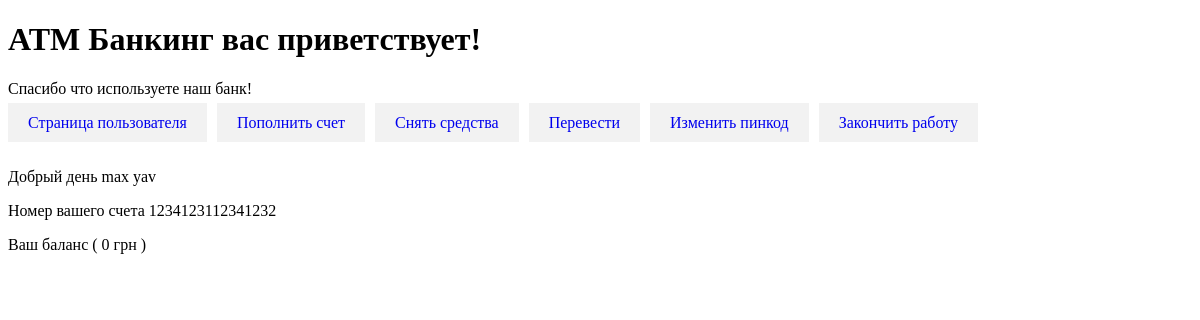
/user-page.php (signed in), run on the app's committed database.
### tables this page shows
CREATE TABLE `users` (
  `id` int NOT NULL,
  `name` varchar(10) NOT NULL,
  `surname` varchar(20) NOT NULL,
  `bill_number` bigint NOT NULL,
  `hash` char(60) NOT NULL,
  `balance` bigint NOT NULL DEFAULT '0'
);

### app/view.class.php (called while the page is built, shortened)
<?PHP
class View {
    protected $_template;
    public function __construct($template)
    {
        if (file_exists($template))
        {
            $this->_template = $template;
        }
        else
        {
            exit('File ' . $template . ' not exists.');
        }
    }
    public function block($template_block, array $data = NULL)
    {
        if (file_exists($template_block))
        {
            if ($data !== NULL) extract($data);
            require $template_block;
            $out = ob_get_contents();
            return $out;
        }
        else
        {
            return 'File ' . $template_block . ' not exists.';
        }
    }
    public function display()
    {
        require ($this->_template);
    }
}
?>

### app/db.class.php (called while the page is built, shortened)
<?php
	class DB
	{
		private $db;
		public function __construct()
		{
			$dbinfo = require 'dbconfig.php';
			$this->db = new PDO('mysql:host=' . $dbinfo['host'] . ';dbname=' . $dbinfo['dbname'], $dbinfo['login'], $dbinfo['password']);
		}
		public function query($sql, $params = [])
		{
			$stmt = $this->db->prepare($sql);
			$stmt->execute($params);
			return $stmt->fetchAll(PDO::FETCH_ASSOC);
		}
	}
?>

### dbconfig.php (called while the page is built)
<?php
	return [
		'host' => 'localhost',
		'dbname' => 'atm-database',
		'login' => 'root',
		'password' => ''
	];
?>

### app/user.class.php (called while the page is built, shortened)
<?php
class User{
    private $db;
    public function __construct($db){
        $this->db = $db;
    }
    function getUserData($bill_num) {
        $params = [
            'bill_number' => $bill_num
        ];
        $data = $this->db->query('SELECT name, surname, bill_number, balance FROM users WHERE bill_number = :bill_number', $params);
        return $data[0];
    }
}

### views/user-page/user-data.php (the view)
<p class="user-title">Добрый день <span><?=$name?></span> <span><?=$surmmane?></span></p>
<p class="user-data">Номер вашего счета  <span><?=$bill_number?></span></p>
<p class="user-data">Ваш баланс ( <span><?=$balance?> грн )</span></p>

### views/common/menu.php
<div class="menu" id="menu">
    <div class="menu__block">
    <?PHP foreach($links  as $key => $value): ?>
        <div><a class="item" href="<?=$key?>"><?=$value?></a></div>
    <?PHP endforeach ?>
    </div>
</div>

### user-page.php (shortened to what this page needs)
<?php
if(isset($_SESSION['isLogin'])){
    require_once ('app/db.class.php');
    require_once ('app/view.class.php');
    require_once ('app/user.class.php');
    $db = new DB;
    $user = new User($db);
    $user_data=$user->getUserData($_SESSION['bill_number']);
    $view = new View('views/common/template.php');
    $view->title = 'ATM Банкинг';
    $view->text = 'ATM Банкинг вас приветствует!';
    $view->description = 'Спасибо что используете наш банк!';
    $user_data = array(
        'name' => $user_data['name'],
        'surmmane' => $user_data['surname'],
        'bill_number' => $user_data['bill_number'],
        'balance' => $user_data['balance'],
    );
    $data_menu = array(
        'block_name' => 'Меню',
        'links' => array(
            'user-page.php' => 'Страница пользователя',
            'add-money.php' => 'Пополнить счет',
            'get-money.php' => 'Снять средства',
            'send-money.php' => 'Перевести',
            'pass-change.php' => 'Изменить пинкод',
            'index.php' => 'Закончить работу'
        )
    );
    $view->main_data = $view->block('views/user-page/user-data.php', $user_data);
    $view->block_menu = $view->block('views/common/menu.php', $data_menu);
    $view->display();
}else{
    header("Location: /index.php");
    exit();
}
?>

### views/common/template.php (shortened to what this page needs)
<!DOCTYPE html>
<html>
    <head>
        <link rel="stylesheet" href="css/style.css">
    </head>
    <body>
        <h1><?=$text?></h1>
        <p class="description"><?=$description?></p>
        <?=$block_menu?>
        <?php
        if($main_data): ?>
            <?=$main_data?>
        <?php endif; ?>
    </body>
</html>

### css/style.css (style rules this page uses)
.menu { padding-bottom: 20px; }
.menu__block { display: flex; justify-content: flex-start; }
.menu__block .item { padding: 11px 20px; margin-right: 10px; background: #f2f2f2; text-decoration: none; }

### data on the page
users: name "max", surname "yav", bill_number "1234123112341232", balance "0"

### other printed values
$text "ATM Банкинг вас приветствует!"
$description "Спасибо что используете наш банк!"
$value "Страница пользователя"
$value "Пополнить счет"
$value "Снять средства"
$value "Перевести"
$value "Изменить пинкод"
$value "Закончить работу"
